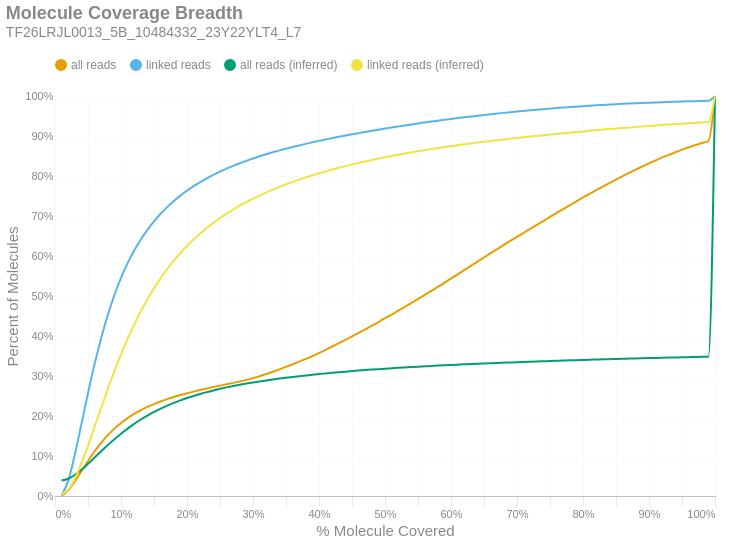

The cell this chart's notebook holds for it:
### Markdown cell above
### Molecule Read Coverage
This chart shows molecule coverage breadth as computed by the number of bases aligned to that molecule. In other words, "*how much of each unique long molecule is actually sequenced/aligned?*" Keep in mind there is a distinction between sequences and alignments, since some sequences belonging to a particular molecule may not align well and wouldn't appear in the alignment data. This chart also shows molecule coverage breadth as computed by the *inferred fragment* from which the aligned sequences originate. Unlike read coverage, this calculation takes into account the total insert size, including unsequenced gaps between the forward and reverse reads. Like the previous figures, these are cumulative percents.

### Code cell
if SKIPLR:
    print_html(f"Skipped")
else:
    binned_df = consolidated_hist(valids['coverage_bp'], mask, 0.01, True)
    binned_df_inf = consolidated_hist(valids['coverage_inserts'], mask, 0.01, True)
    binned_df = binned_df.with_columns(pl.lit(binned_df_inf['all reads (cumsum)']).alias('all reads (inferred)'))
    binned_df = binned_df.with_columns(pl.lit(binned_df_inf['linked reads (cumsum)']).alias('linked reads (inferred)'))
    binned_df = binned_df.with_columns(
        (pl.col('bin').cast(pl.Float64) + 0.01).alias('right_edge')
    )

    with SafeRender(binned_df):
        (
            density_plot(binned_df, 'Molecule Coverage Breadth', samplename, 'molcov', ['all reads (inferred)','linked reads (inferred)'])
            .encode(
                #x=alt.X('bin:Q', title="% Molecule Covered").axis(format = '%').scale(padding=0),
                x=alt.X('right_edge:Q', title="% Molecule Covered").axis(format='%').scale(padding=0),
                y=alt.Y('value:Q', title='Percent of Molecules')
                    .axis(format='%')
                    .stack(False)
                    .scale(domainMin=0, padding=0),
                color=alt.Color("key:N").scale(domain = ["all reads", "linked reads", "all reads (inferred)", "linked reads (inferred)"]),
                tooltip = [
                    alt.Tooltip("key:N", title = "Data Type"),
                    alt.Tooltip("range_label:N", title="% Molecule Covered"),
                    alt.Tooltip("value:Q", format = ".2%", title="% Molecules")
                ]
            )
        ).display()

### Figure 1 — Vega-Lite specification as saved in the notebook (floating-point values rounded to 4 significant figures)
{"width": "container", "height": 400, "config": {"title": {"anchor": "start", "dy": -15, "fontSize": 18, "color": "#888888", "subtitleColor": "#888888", "subtitleFontSize": 14}, "arc": {"fill": "#0072B2"}, "axis": {"domainColor": "#888888", "domainWidth": 0.5, "gridWidth": 0.2, "grid": false, "titleFontWeight": 400, "titleFontSize": 15, "labelFontSize": 11, "labelColor": "#888888", "tickColor": "#888888", "tickWidth": 0.2, "titleColor": "#888888"}, "axisBand": {"grid": false}, "axisX": {"grid": true, "tickSize": 10, "domainCap": "round"}, "axisY": {"domain": false, "grid": true, "tickSize": 0, "domainCap": "round"}, "background": "transparent", "header": {"labelFontSize": 15, "labelColor": "#888888", "titleFontSize": 15, "titleFontWeight": 600, "titleColor": "#888888"}, "legend": {"labelFont": "sans-serif", "labelFontSize": 12, "labelColor": "#888888", "symbolSize": 100, "symbolType": "circle", "titleFontSize": 12, "titlePadding": 10, "titleColor": "#888888", "title": null, "orient": "top"}, "range": {"category": ["#E69F00", "#56B4E9", "#009E73", "#F0E442", "#0072B2", "#D55E00", "#CC79A7", "#000000"], "diverging": ["#cfe8f3", "#a2d4ec", "#73bfe2", "#46abdb", "#1696d2", "#12719e"]}, "area": {"fill": "#0072B2", "fillOpacity": 0.7, "line": true, "strokeOpacity": 0.7}, "line": {"color": "#0072B2", "stroke": "#0072B2", "strokeWidth": 2}, "trail": {"color": "#0072B2", "stroke": "#0072B2", "strokeWidth": 0, "size": 1}, "point": {"filled": true, "fillOpacity": 1.0, "size": 95}, "text": {"color": "#888888", "fontSize": 11, "align": "right", "fontWeight": 400, "size": 11}, "bar": {"fill": "#0072B2", "stroke": null}, "view": {"stroke": null, "continuousWidth": 660, "continuousHeight": 400}}, "data": {"name": "data-e56bae7fecd8886763e77c7f0e35da3c"}, "mark": {"type": "line", "interpolate": "monotone", "point": {"opacity": 0, "size": 275}}, "encoding": {"color": {"field": "key", "scale": {"domain": ["all reads", "linked reads", "all reads (inferred)", "linked reads (inferred)"]}, "type": "nominal"}, "tooltip": [{"field": "key", "title": "Data Type", "type": "nominal"}, {"field": "range_label", "title": "% Molecule Covered", "type": "nominal"}, {"field": "value", "format": ".2%", "title": "% Molecules", "type": "quantitative"}], "x": {"axis": {"format": "%"}, "field": "right_edge", "scale": {"padding": 0}, "title": "% Molecule Covered", "type": "quantitative"}, "y": {"axis": {"format": "%"}, "field": "value", "scale": {"domainMin": 0, "padding": 0}, "stack": false, "title": "Percent of Molecules", "type": "quantitative"}}, "params": [{"name": "param_c36ac31b6afebe62", "select": {"type": "point", "fields": ["key"]}, "bind": "legend"}], "title": {"text": "Molecule Coverage Breadth", "subtitle": "TF26LRJL0013_5B_10484332_23Y22YLT4_L7"}, "transform": [{"fold": ["all reads (cumsum)", "linked reads (cumsum)", "all reads (inferred)", "linked reads (inferred)"]}, {"calculate": "replace(datum.key, ' (cumsum)', '')", "as": "key"}, {"filter": {"param": "param_c36ac31b6afebe62"}}], "usermeta": {"embedOptions": {"downloadFileName": "TF26LRJL0013_5B_10484332_23Y22YLT4_L7.molcov"}}, "$schema": "https://vega.github.io/schema/vega-lite/v6.4.1.json", "datasets": {"data-e56bae7fecd8886763e77c7f0e35da3c": [{"bin": "0.0", "interval": "0.0-0.01", "all reads": 0.001138, "linked reads": 0.002331, "all reads (cumsum)": 0.001138, "linked reads (cumsum)": 0.002331, "range_label": "0.0-0.01", "all reads (inferred)": 0.03879, "linked reads (inferred)": 0.005002, "right_edge": 0.01}, {"bin": "0.01", "interval": "0.01-0.02", "all reads": 0.01287, "linked reads": 0.03557, "all reads (cumsum)": 0.01401, "linked reads (cumsum)": 0.0379, "range_label": "0.01-0.02", "all reads (inferred)": 0.04307, "linked reads (inferred)": 0.0158, "right_edge": 0.02}, {"bin": "0.02", "interval": "0.02-0.03", "all reads": 0.02232, "linked reads": 0.06529, "all reads (cumsum)": 0.03633, "linked reads (cumsum)": 0.1032, "range_label": "0.02-0.03", "all reads (inferred)": 0.05255, "linked reads (inferred)": 0.04298, "right_edge": 0.03}, {"bin": "0.03", "interval": "0.03-0.04", "all reads": 0.02554, "linked reads": 0.07654, "all reads (cumsum)": 0.06187, "linked reads (cumsum)": 0.1797, "range_label": "0.03-0.04", "all reads (inferred)": 0.06548, "linked reads (inferred)": 0.08125, "right_edge": 0.04}, {"bin": "0.04", "interval": "0.04-0.05", "all reads": 0.02565, "linked reads": 0.07742, "all reads (cumsum)": 0.08752, "linked reads (cumsum)": 0.2571, "range_label": "0.04-0.05", "all reads (inferred)": 0.08037, "linked reads (inferred)": 0.1257, "right_edge": 0.05}, {"bin": "0.05", "interval": "0.05-0.06", "all reads": 0.02402, "linked reads": 0.07271, "all reads (cumsum)": 0.1115, "linked reads (cumsum)": 0.3299, "range_label": "0.05-0.06", "all reads (inferred)": 0.09608, "linked reads (inferred)": 0.1729, "right_edge": 0.06}, {"bin": "0.06", "interval": "0.06-0.07", "all reads": 0.02153, "linked reads": 0.06526, "all reads (cumsum)": 0.1331, "linked reads (cumsum)": 0.3951, "range_label": "0.06-0.07", "all reads (inferred)": 0.1119, "linked reads (inferred)": 0.2207, "right_edge": 0.07}, {"bin": "0.07", "interval": "0.07-0.08", "all reads": 0.019, "linked reads": 0.05756, "all reads (cumsum)": 0.1521, "linked reads (cumsum)": 0.4527, "range_label": "0.07-0.08", "all reads (inferred)": 0.1273, "linked reads (inferred)": 0.2674, "right_edge": 0.08}, {"bin": "0.08", "interval": "0.08-0.09", "all reads": 0.01641, "linked reads": 0.04973, "all reads (cumsum)": 0.1685, "linked reads (cumsum)": 0.5024, "range_label": "0.08-0.09", "all reads (inferred)": 0.142, "linked reads (inferred)": 0.312, "right_edge": 0.09}, {"bin": "0.09", "interval": "0.09-0.1", "all reads": 0.01416, "linked reads": 0.04288, "all reads (cumsum)": 0.1826, "linked reads (cumsum)": 0.5453, "range_label": "0.09-0.1", "all reads (inferred)": 0.1558, "linked reads (inferred)": 0.354, "right_edge": 0.1}, {"bin": "0.1", "interval": "0.1-0.11", "all reads": 0.0122, "linked reads": 0.03679, "all reads (cumsum)": 0.1948, "linked reads (cumsum)": 0.5821, "range_label": "0.1-0.11", "all reads (inferred)": 0.1686, "linked reads (inferred)": 0.3929, "right_edge": 0.11}, {"bin": "0.11", "interval": "0.11-0.12", "all reads": 0.01061, "linked reads": 0.03195, "all reads (cumsum)": 0.2054, "linked reads (cumsum)": 0.614, "range_label": "0.11-0.12", "all reads (inferred)": 0.1803, "linked reads (inferred)": 0.4287, "right_edge": 0.12}, {"bin": "0.12", "interval": "0.12-0.13", "all reads": 0.009131, "linked reads": 0.02734, "all reads (cumsum)": 0.2146, "linked reads (cumsum)": 0.6414, "range_label": "0.12-0.13", "all reads (inferred)": 0.1912, "linked reads (inferred)": 0.4617, "right_edge": 0.13}, {"bin": "0.13", "interval": "0.13-0.14", "all reads": 0.008035, "linked reads": 0.02389, "all reads (cumsum)": 0.2226, "linked reads (cumsum)": 0.6653, "range_label": "0.13-0.14", "all reads (inferred)": 0.2011, "linked reads (inferred)": 0.4919, "right_edge": 0.14}, {"bin": "0.14", "interval": "0.14-0.15", "all reads": 0.007181, "linked reads": 0.02125, "all reads (cumsum)": 0.2298, "linked reads (cumsum)": 0.6865, "range_label": "0.14-0.15", "all reads (inferred)": 0.2102, "linked reads (inferred)": 0.5195, "right_edge": 0.15}, {"bin": "0.15", "interval": "0.15-0.16", "all reads": 0.006517, "linked reads": 0.01898, "all reads (cumsum)": 0.2363, "linked reads (cumsum)": 0.7055, "range_label": "0.15-0.16", "all reads (inferred)": 0.2184, "linked reads (inferred)": 0.5445, "right_edge": 0.16}, {"bin": "0.16", "interval": "0.16-0.17", "all reads": 0.005812, "linked reads": 0.01674, "all reads (cumsum)": 0.2421, "linked reads (cumsum)": 0.7222, "range_label": "0.16-0.17", "all reads (inferred)": 0.226, "linked reads (inferred)": 0.5675, "right_edge": 0.17}, {"bin": "0.17", "interval": "0.17-0.18", "all reads": 0.00534, "linked reads": 0.01522, "all reads (cumsum)": 0.2475, "linked reads (cumsum)": 0.7375, "range_label": "0.17-0.18", "all reads (inferred)": 0.2328, "linked reads (inferred)": 0.5884, "right_edge": 0.18}, {"bin": "0.18", "interval": "0.18-0.19", "all reads": 0.004846, "linked reads": 0.01355, "all reads (cumsum)": 0.2523, "linked reads (cumsum)": 0.751, "range_label": "0.18-0.19", "all reads (inferred)": 0.2391, "linked reads (inferred)": 0.6075, "right_edge": 0.19}, {"bin": "0.19", "interval": "0.19-0.2", "all reads": 0.004522, "linked reads": 0.01233, "all reads (cumsum)": 0.2568, "linked reads (cumsum)": 0.7633, "range_label": "0.19-0.2", "all reads (inferred)": 0.2449, "linked reads (inferred)": 0.625, "right_edge": 0.2}, {"bin": "0.2", "interval": "0.2-0.21", "all reads": 0.004182, "linked reads": 0.01128, "all reads (cumsum)": 0.261, "linked reads (cumsum)": 0.7746, "range_label": "0.2-0.21", "all reads (inferred)": 0.2502, "linked reads (inferred)": 0.6411, "right_edge": 0.21}, {"bin": "0.21", "interval": "0.21-0.22", "all reads": 0.003936, "linked reads": 0.01027, "all reads (cumsum)": 0.2649, "linked reads (cumsum)": 0.7849, "range_label": "0.21-0.22", "all reads (inferred)": 0.2551, "linked reads (inferred)": 0.656, "right_edge": 0.22}, {"bin": "0.22", "interval": "0.22-0.23", "all reads": 0.00377, "linked reads": 0.009396, "all reads (cumsum)": 0.2687, "linked reads (cumsum)": 0.7943, "range_label": "0.22-0.23", "all reads (inferred)": 0.2597, "linked reads (inferred)": 0.67, "right_edge": 0.23}, {"bin": "0.23", "interval": "0.23-0.24", "all reads": 0.003677, "linked reads": 0.008678, "all reads (cumsum)": 0.2724, "linked reads (cumsum)": 0.803, "range_label": "0.23-0.24", "all reads (inferred)": 0.2639, "linked reads (inferred)": 0.6828, "right_edge": 0.24}, {"bin": "0.24", "interval": "0.24-0.25", "all reads": 0.003577, "linked reads": 0.008129, "all reads (cumsum)": 0.276, "linked reads (cumsum)": 0.8111, "range_label": "0.24-0.25", "all reads (inferred)": 0.2679, "linked reads (inferred)": 0.6949, "right_edge": 0.25}, {"bin": "0.25", "interval": "0.25-0.26", "all reads": 0.003385, "linked reads": 0.007328, "all reads (cumsum)": 0.2793, "linked reads (cumsum)": 0.8184, "range_label": "0.25-0.26", "all reads (inferred)": 0.2716, "linked reads (inferred)": 0.7061, "right_edge": 0.26}, {"bin": "0.26", "interval": "0.26-0.27", "all reads": 0.003489, "linked reads": 0.006937, "all reads (cumsum)": 0.2828, "linked reads (cumsum)": 0.8254, "range_label": "0.26-0.27", "all reads (inferred)": 0.2749, "linked reads (inferred)": 0.7163, "right_edge": 0.27}, {"bin": "0.27", "interval": "0.27-0.28", "all reads": 0.003591, "linked reads": 0.006499, "all reads (cumsum)": 0.2864, "linked reads (cumsum)": 0.8319, "range_label": "0.27-0.28", "all reads (inferred)": 0.2781, "linked reads (inferred)": 0.7259, "right_edge": 0.28}, {"bin": "0.28", "interval": "0.28-0.29", "all reads": 0.003904, "linked reads": 0.006087, "all reads (cumsum)": 0.2903, "linked reads (cumsum)": 0.8379, "range_label": "0.28-0.29", "all reads (inferred)": 0.281, "linked reads (inferred)": 0.7347, "right_edge": 0.29}, {"bin": "0.29", "interval": "0.29-0.3", "all reads": 0.004365, "linked reads": 0.005853, "all reads (cumsum)": 0.2947, "linked reads (cumsum)": 0.8438, "range_label": "0.29-0.3", "all reads (inferred)": 0.2838, "linked reads (inferred)": 0.7432, "right_edge": 0.3}, {"bin": "0.3", "interval": "0.3-0.31", "all reads": 0.004823, "linked reads": 0.005462, "all reads (cumsum)": 0.2995, "linked reads (cumsum)": 0.8493, "range_label": "0.3-0.31", "all reads (inferred)": 0.2865, "linked reads (inferred)": 0.7511, "right_edge": 0.31}, {"bin": "0.31", "interval": "0.31-0.32", "all reads": 0.005439, "linked reads": 0.005211, "all reads (cumsum)": 0.305, "linked reads (cumsum)": 0.8545, "range_label": "0.31-0.32", "all reads (inferred)": 0.2889, "linked reads (inferred)": 0.7587, "right_edge": 0.32}, {"bin": "0.32", "interval": "0.32-0.33", "all reads": 0.005768, "linked reads": 0.004928, "all reads (cumsum)": 0.3107, "linked reads (cumsum)": 0.8594, "range_label": "0.32-0.33", "all reads (inferred)": 0.2913, "linked reads (inferred)": 0.7658, "right_edge": 0.33}, {"bin": "0.33", "interval": "0.33-0.34", "all reads": 0.0059, "linked reads": 0.004605, "all reads (cumsum)": 0.3166, "linked reads (cumsum)": 0.864, "range_label": "0.33-0.34", "all reads (inferred)": 0.2936, "linked reads (inferred)": 0.7727, "right_edge": 0.34}, {"bin": "0.34", "interval": "0.34-0.35", "all reads": 0.006126, "linked reads": 0.004308, "all reads (cumsum)": 0.3228, "linked reads (cumsum)": 0.8683, "range_label": "0.34-0.35", "all reads (inferred)": 0.2957, "linked reads (inferred)": 0.7792, "right_edge": 0.35}, {"bin": "0.35", "interval": "0.35-0.36", "all reads": 0.006467, "linked reads": 0.00413, "all reads (cumsum)": 0.3292, "linked reads (cumsum)": 0.8724, "range_label": "0.35-0.36", "all reads (inferred)": 0.2978, "linked reads (inferred)": 0.7853, "right_edge": 0.36}, {"bin": "0.36", "interval": "0.36-0.37", "all reads": 0.006573, "linked reads": 0.004014, "all reads (cumsum)": 0.3358, "linked reads (cumsum)": 0.8765, "range_label": "0.36-0.37", "all reads (inferred)": 0.2997, "linked reads (inferred)": 0.7911, "right_edge": 0.37}, {"bin": "0.37", "interval": "0.37-0.38", "all reads": 0.006833, "linked reads": 0.003837, "all reads (cumsum)": 0.3426, "linked reads (cumsum)": 0.8803, "range_label": "0.37-0.38", "all reads (inferred)": 0.3015, "linked reads (inferred)": 0.7965, "right_edge": 0.38}, {"bin": "0.38", "interval": "0.38-0.39", "all reads": 0.007107, "linked reads": 0.003837, "all reads (cumsum)": 0.3497, "linked reads (cumsum)": 0.8841, "range_label": "0.38-0.39", "all reads (inferred)": 0.3032, "linked reads (inferred)": 0.8017, "right_edge": 0.39}, {"bin": "0.39", "interval": "0.39-0.4", "all reads": 0.007705, "linked reads": 0.003653, "all reads (cumsum)": 0.3574, "linked reads (cumsum)": 0.8878, "range_label": "0.39-0.4", "all reads (inferred)": 0.3049, "linked reads (inferred)": 0.8067, "right_edge": 0.4}, {"bin": "0.4", "interval": "0.4-0.41", "all reads": 0.007895, "linked reads": 0.003516, "all reads (cumsum)": 0.3653, "linked reads (cumsum)": 0.8913, "range_label": "0.4-0.41", "all reads (inferred)": 0.3064, "linked reads (inferred)": 0.8114, "right_edge": 0.41}, {"bin": "0.41", "interval": "0.41-0.42", "all reads": 0.00841, "linked reads": 0.003392, "all reads (cumsum)": 0.3737, "linked reads (cumsum)": 0.8947, "range_label": "0.41-0.42", "all reads (inferred)": 0.308, "linked reads (inferred)": 0.8161, "right_edge": 0.42}, {"bin": "0.42", "interval": "0.42-0.43", "all reads": 0.00841, "linked reads": 0.003297, "all reads (cumsum)": 0.3822, "linked reads (cumsum)": 0.898, "range_label": "0.42-0.43", "all reads (inferred)": 0.3094, "linked reads (inferred)": 0.8204, "right_edge": 0.43}, {"bin": "0.43", "interval": "0.43-0.44", "all reads": 0.008352, "linked reads": 0.003082, "all reads (cumsum)": 0.3905, "linked reads (cumsum)": 0.9011, "range_label": "0.43-0.44", "all reads (inferred)": 0.3109, "linked reads (inferred)": 0.8247, "right_edge": 0.44}, {"bin": "0.44", "interval": "0.44-0.45", "all reads": 0.008597, "linked reads": 0.003073, "all reads (cumsum)": 0.3991, "linked reads (cumsum)": 0.9041, "range_label": "0.44-0.45", "all reads (inferred)": 0.3122, "linked reads (inferred)": 0.8287, "right_edge": 0.45}, {"bin": "0.45", "interval": "0.45-0.46", "all reads": 0.008589, "linked reads": 0.003074, "all reads (cumsum)": 0.4077, "linked reads (cumsum)": 0.9072, "range_label": "0.45-0.46", "all reads (inferred)": 0.3135, "linked reads (inferred)": 0.8327, "right_edge": 0.46}, {"bin": "0.46", "interval": "0.46-0.47", "all reads": 0.008746, "linked reads": 0.00292, "all reads (cumsum)": 0.4164, "linked reads (cumsum)": 0.9101, "range_label": "0.46-0.47", "all reads (inferred)": 0.3148, "linked reads (inferred)": 0.8365, "right_edge": 0.47}, {"bin": "0.47", "interval": "0.47-0.48", "all reads": 0.009213, "linked reads": 0.00285, "all reads (cumsum)": 0.4257, "linked reads (cumsum)": 0.913, "range_label": "0.47-0.48", "all reads (inferred)": 0.316, "linked reads (inferred)": 0.8401, "right_edge": 0.48}, {"bin": "0.48", "interval": "0.48-0.49", "all reads": 0.008992, "linked reads": 0.002777, "all reads (cumsum)": 0.4346, "linked reads (cumsum)": 0.9158, "range_label": "0.48-0.49", "all reads (inferred)": 0.3172, "linked reads (inferred)": 0.8436, "right_edge": 0.49}, {"bin": "0.49", "interval": "0.49-0.5", "all reads": 0.009998, "linked reads": 0.002873, "all reads (cumsum)": 0.4446, "linked reads (cumsum)": 0.9186, "range_label": "0.49-0.5", "all reads (inferred)": 0.3183, "linked reads (inferred)": 0.8469, "right_edge": 0.5}, {"bin": "0.5", "interval": "0.5-0.51", "all reads": 0.008771, "linked reads": 0.002599, "all reads (cumsum)": 0.4534, "linked reads (cumsum)": 0.9212, "range_label": "0.5-0.51", "all reads (inferred)": 0.3193, "linked reads (inferred)": 0.85, "right_edge": 0.51}, {"bin": "0.51", "interval": "0.51-0.52", "all reads": 0.009812, "linked reads": 0.002612, "all reads (cumsum)": 0.4632, "linked reads (cumsum)": 0.9238, "range_label": "0.51-0.52", "all reads (inferred)": 0.3203, "linked reads (inferred)": 0.8531, "right_edge": 0.52}, {"bin": "0.52", "interval": "0.52-0.53", "all reads": 0.009608, "linked reads": 0.002576, "all reads (cumsum)": 0.4728, "linked reads (cumsum)": 0.9264, "range_label": "0.52-0.53", "all reads (inferred)": 0.3214, "linked reads (inferred)": 0.8561, "right_edge": 0.53}, {"bin": "0.53", "interval": "0.53-0.54", "all reads": 0.009938, "linked reads": 0.002547, "all reads (cumsum)": 0.4828, "linked reads (cumsum)": 0.929, "range_label": "0.53-0.54", "all reads (inferred)": 0.3224, "linked reads (inferred)": 0.8592, "right_edge": 0.54}, {"bin": "0.54", "interval": "0.54-0.55", "all reads": 0.009821, "linked reads": 0.002488, "all reads (cumsum)": 0.4926, "linked reads (cumsum)": 0.9315, "range_label": "0.54-0.55", "all reads (inferred)": 0.3233, "linked reads (inferred)": 0.862, "right_edge": 0.55}, {"bin": "0.55", "interval": "0.55-0.56", "all reads": 0.01009, "linked reads": 0.002277, "all reads (cumsum)": 0.5027, "linked reads (cumsum)": 0.9337, "range_label": "0.55-0.56", "all reads (inferred)": 0.3242, "linked reads (inferred)": 0.8646, "right_edge": 0.56}, {"bin": "0.56", "interval": "0.56-0.57", "all reads": 0.009924, "linked reads": 0.002318, "all reads (cumsum)": 0.5126, "linked reads (cumsum)": 0.9361, "range_label": "0.56-0.57", "all reads (inferred)": 0.3251, "linked reads (inferred)": 0.8672, "right_edge": 0.57}, {"bin": "0.57", "interval": "0.57-0.58", "all reads": 0.009967, "linked reads": 0.002356, "all reads (cumsum)": 0.5226, "linked reads (cumsum)": 0.9384, "range_label": "0.57-0.58", "all reads (inferred)": 0.326, "linked reads (inferred)": 0.8698, "right_edge": 0.58}, {"bin": "0.58", "interval": "0.58-0.59", "all reads": 0.01031, "linked reads": 0.002242, "all reads (cumsum)": 0.5329, "linked reads (cumsum)": 0.9407, "range_label": "0.58-0.59", "all reads (inferred)": 0.3268, "linked reads (inferred)": 0.8722, "right_edge": 0.59}, {"bin": "0.59", "interval": "0.59-0.6", "all reads": 0.01068, "linked reads": 0.002133, "all reads (cumsum)": 0.5436, "linked reads (cumsum)": 0.9428, "range_label": "0.59-0.6", "all reads (inferred)": 0.3276, "linked reads (inferred)": 0.8746, "right_edge": 0.6}, {"bin": "0.6", "interval": "0.6-0.61", "all reads": 0.01035, "linked reads": 0.001968, "all reads (cumsum)": 0.5539, "linked reads (cumsum)": 0.9448, "range_label": "0.6-0.61", "all reads (inferred)": 0.3284, "linked reads (inferred)": 0.877, "right_edge": 0.61}, {"bin": "0.61", "interval": "0.61-0.62", "all reads": 0.01089, "linked reads": 0.002044, "all reads (cumsum)": 0.5648, "linked reads (cumsum)": 0.9468, "range_label": "0.61-0.62", "all reads (inferred)": 0.3291, "linked reads (inferred)": 0.8792, "right_edge": 0.62}, {"bin": "0.62", "interval": "0.62-0.63", "all reads": 0.01054, "linked reads": 0.001918, "all reads (cumsum)": 0.5753, "linked reads (cumsum)": 0.9487, "range_label": "0.62-0.63", "all reads (inferred)": 0.3299, "linked reads (inferred)": 0.8813, "right_edge": 0.63}, {"bin": "0.63", "interval": "0.63-0.64", "all reads": 0.01055, "linked reads": 0.001896, "all reads (cumsum)": 0.5859, "linked reads (cumsum)": 0.9506, "range_label": "0.63-0.64", "all reads (inferred)": 0.3306, "linked reads (inferred)": 0.8835, "right_edge": 0.64}, {"bin": "0.64", "interval": "0.64-0.65", "all reads": 0.01037, "linked reads": 0.001834, "all reads (cumsum)": 0.5963, "linked reads (cumsum)": 0.9524, "range_label": "0.64-0.65", "all reads (inferred)": 0.3313, "linked reads (inferred)": 0.8855, "right_edge": 0.65}, {"bin": "0.65", "interval": "0.65-0.66", "all reads": 0.01071, "linked reads": 0.001923, "all reads (cumsum)": 0.607, "linked reads (cumsum)": 0.9544, "range_label": "0.65-0.66", "all reads (inferred)": 0.332, "linked reads (inferred)": 0.8875, "right_edge": 0.66}, {"bin": "0.66", "interval": "0.66-0.67", "all reads": 0.01014, "linked reads": 0.00173, "all reads (cumsum)": 0.6171, "linked reads (cumsum)": 0.9561, "range_label": "0.66-0.67", "all reads (inferred)": 0.3326, "linked reads (inferred)": 0.8894, "right_edge": 0.67}, {"bin": "0.67", "interval": "0.67-0.68", "all reads": 0.01055, "linked reads": 0.001721, "all reads (cumsum)": 0.6277, "linked reads (cumsum)": 0.9578, "range_label": "0.67-0.68", "all reads (inferred)": 0.3333, "linked reads (inferred)": 0.8913, "right_edge": 0.68}, {"bin": "0.68", "interval": "0.68-0.69", "all reads": 0.009983, "linked reads": 0.001675, "all reads (cumsum)": 0.6377, "linked reads (cumsum)": 0.9595, "range_label": "0.68-0.69", "all reads (inferred)": 0.3339, "linked reads (inferred)": 0.8932, "right_edge": 0.69}, {"bin": "0.69", "interval": "0.69-0.7", "all reads": 0.01023, "linked reads": 0.001675, "all reads (cumsum)": 0.6479, "linked reads (cumsum)": 0.9612, "range_label": "0.69-0.7", "all reads (inferred)": 0.3345, "linked reads (inferred)": 0.8951, "right_edge": 0.7}, {"bin": "0.7", "interval": "0.7-0.71", "all reads": 0.009959, "linked reads": 0.001514, "all reads (cumsum)": 0.6578, "linked reads (cumsum)": 0.9627, "range_label": "0.7-0.71", "all reads (inferred)": 0.3352, "linked reads (inferred)": 0.8969, "right_edge": 0.71}, {"bin": "0.71", "interval": "0.71-0.72", "all reads": 0.009869, "linked reads": 0.001501, "all reads (cumsum)": 0.6677, "linked reads (cumsum)": 0.9642, "range_label": "0.71-0.72", "all reads (inferred)": 0.3358, "linked reads (inferred)": 0.8986, "right_edge": 0.72}, {"bin": "0.72", "interval": "0.72-0.73", "all reads": 0.01012, "linked reads": 0.001426, "all reads (cumsum)": 0.6778, "linked reads (cumsum)": 0.9656, "range_label": "0.72-0.73", "all reads (inferred)": 0.3363, "linked reads (inferred)": 0.9003, "right_edge": 0.73}, {"bin": "0.73", "interval": "0.73-0.74", "all reads": 0.009861, "linked reads": 0.001444, "all reads (cumsum)": 0.6877, "linked reads (cumsum)": 0.9671, "range_label": "0.73-0.74", "all reads (inferred)": 0.3369, "linked reads (inferred)": 0.902, "right_edge": 0.74}, {"bin": "0.74", "interval": "0.74-0.75", "all reads": 0.01033, "linked reads": 0.001391, "all reads (cumsum)": 0.698, "linked reads (cumsum)": 0.9684, "range_label": "0.74-0.75", "all reads (inferred)": 0.3375, "linked reads (inferred)": 0.9036, "right_edge": 0.75}, {"bin": "0.75", "interval": "0.75-0.76", "all reads": 0.009575, "linked reads": 0.0013, "all reads (cumsum)": 0.7076, "linked reads (cumsum)": 0.9697, "range_label": "0.75-0.76", "all reads (inferred)": 0.338, "linked reads (inferred)": 0.9052, "right_edge": 0.76}, {"bin": "0.76", "interval": "0.76-0.77", "all reads": 0.009842, "linked reads": 0.00121, "all reads (cumsum)": 0.7174, "linked reads (cumsum)": 0.971, "range_label": "0.76-0.77", "all reads (inferred)": 0.3385, "linked reads (inferred)": 0.9068, "right_edge": 0.77}, {"bin": "0.77", "interval": "0.77-0.78", "all reads": 0.009609, "linked reads": 0.001244, "all reads (cumsum)": 0.727, "linked reads (cumsum)": 0.9722, "range_label": "0.77-0.78", "all reads (inferred)": 0.3391, "linked reads (inferred)": 0.9084, "right_edge": 0.78}, {"bin": "0.78", "interval": "0.78-0.79", "all reads": 0.009469, "linked reads": 0.001158, "all reads (cumsum)": 0.7365, "linked reads (cumsum)": 0.9734, "range_label": "0.78-0.79", "all reads (inferred)": 0.3396, "linked reads (inferred)": 0.9099, "right_edge": 0.79}, {"bin": "0.79", "interval": "0.79-0.8", "all reads": 0.009839, "linked reads": 0.001204, "all reads (cumsum)": 0.7464, "linked reads (cumsum)": 0.9746, "range_label": "0.79-0.8", "all reads (inferred)": 0.3401, "linked reads (inferred)": 0.9115, "right_edge": 0.8}, {"bin": "0.8", "interval": "0.8-0.81", "all reads": 0.009038, "linked reads": 0.00105, "all reads (cumsum)": 0.7554, "linked reads (cumsum)": 0.9756, "range_label": "0.8-0.81", "all reads (inferred)": 0.3407, "linked reads (inferred)": 0.9131, "right_edge": 0.81}, {"bin": "0.81", "interval": "0.81-0.82", "all reads": 0.009106, "linked reads": 0.001018, "all reads (cumsum)": 0.7645, "linked reads (cumsum)": 0.9766, "range_label": "0.81-0.82", "all reads (inferred)": 0.3412, "linked reads (inferred)": 0.9145, "right_edge": 0.82}, {"bin": "0.82", "interval": "0.82-0.83", "all reads": 0.009067, "linked reads": 0.000981, "all reads (cumsum)": 0.7736, "linked reads (cumsum)": 0.9776, "range_label": "0.82-0.83", "all reads (inferred)": 0.3417, "linked reads (inferred)": 0.916, "right_edge": 0.83}, {"bin": "0.83", "interval": "0.83-0.84", "all reads": 0.008804, "linked reads": 0.0009485, "all reads (cumsum)": 0.7824, "linked reads (cumsum)": 0.9786, "range_label": "0.83-0.84", "all reads (inferred)": 0.3421, "linked reads (inferred)": 0.9174, "right_edge": 0.84}, {"bin": "0.84", "interval": "0.84-0.85", "all reads": 0.00864, "linked reads": 0.000959, "all reads (cumsum)": 0.791, "linked reads (cumsum)": 0.9795, "range_label": "0.84-0.85", "all reads (inferred)": 0.3426, "linked reads (inferred)": 0.9187, "right_edge": 0.85}, {"bin": "0.85", "interval": "0.85-0.86", "all reads": 0.00852, "linked reads": 0.000872, "all reads (cumsum)": 0.7995, "linked reads (cumsum)": 0.9804, "range_label": "0.85-0.86", "all reads (inferred)": 0.343, "linked reads (inferred)": 0.92, "right_edge": 0.86}, {"bin": "0.86", "interval": "0.86-0.87", "all reads": 0.00818, "linked reads": 0.000808, "all reads (cumsum)": 0.8077, "linked reads (cumsum)": 0.9812, "range_label": "0.86-0.87", "all reads (inferred)": 0.3435, "linked reads (inferred)": 0.9214, "right_edge": 0.87}, {"bin": "0.87", "interval": "0.87-0.88", "all reads": 0.008252, "linked reads": 0.0007703, "all reads (cumsum)": 0.816, "linked reads (cumsum)": 0.982, "range_label": "0.87-0.88", "all reads (inferred)": 0.344, "linked reads (inferred)": 0.9227, "right_edge": 0.88}, {"bin": "0.88", "interval": "0.88-0.89", "all reads": 0.0079, "linked reads": 0.0007305, "all reads (cumsum)": 0.8239, "linked reads (cumsum)": 0.9827, "range_label": "0.88-0.89", "all reads (inferred)": 0.3444, "linked reads (inferred)": 0.924, "right_edge": 0.89}, {"bin": "0.89", "interval": "0.89-0.9", "all reads": 0.007788, "linked reads": 0.0006844, "all reads (cumsum)": 0.8316, "linked reads (cumsum)": 0.9834, "range_label": "0.89-0.9", "all reads (inferred)": 0.3448, "linked reads (inferred)": 0.9252, "right_edge": 0.9}, {"bin": "0.9", "interval": "0.9-0.91", "all reads": 0.007124, "linked reads": 0.0006257, "all reads (cumsum)": 0.8388, "linked reads (cumsum)": 0.984, "range_label": "0.9-0.91", "all reads (inferred)": 0.3452, "linked reads (inferred)": 0.9264, "right_edge": 0.91}, {"bin": "0.91", "interval": "0.91-0.92", "all reads": 0.007828, "linked reads": 0.0005848, "all reads (cumsum)": 0.8466, "linked reads (cumsum)": 0.9846, "range_label": "0.91-0.92", "all reads (inferred)": 0.3456, "linked reads (inferred)": 0.9276, "right_edge": 0.92}, {"bin": "0.92", "interval": "0.92-0.93", "all reads": 0.006209, "linked reads": 0.0005282, "all reads (cumsum)": 0.8528, "linked reads (cumsum)": 0.9851, "range_label": "0.92-0.93", "all reads (inferred)": 0.346, "linked reads (inferred)": 0.9288, "right_edge": 0.93}, {"bin": "0.93", "interval": "0.93-0.94", "all reads": 0.006573, "linked reads": 0.0005418, "all reads (cumsum)": 0.8594, "linked reads (cumsum)": 0.9857, "range_label": "0.93-0.94", "all reads (inferred)": 0.3464, "linked reads (inferred)": 0.9298, "right_edge": 0.94}, {"bin": "0.94", "interval": "0.94-0.95", "all reads": 0.006633, "linked reads": 0.0005083, "all reads (cumsum)": 0.866, "linked reads (cumsum)": 0.9862, "range_label": "0.94-0.95", "all reads (inferred)": 0.3468, "linked reads (inferred)": 0.9308, "right_edge": 0.95}, {"bin": "0.95", "interval": "0.95-0.96", "all reads": 0.005363, "linked reads": 0.0004622, "all reads (cumsum)": 0.8714, "linked reads (cumsum)": 0.9866, "range_label": "0.95-0.96", "all reads (inferred)": 0.3471, "linked reads (inferred)": 0.9319, "right_edge": 0.96}, {"bin": "0.96", "interval": "0.96-0.97", "all reads": 0.005727, "linked reads": 0.0004161, "all reads (cumsum)": 0.8771, "linked reads (cumsum)": 0.987, "range_label": "0.96-0.97", "all reads (inferred)": 0.3475, "linked reads (inferred)": 0.933, "right_edge": 0.97}, {"bin": "0.97", "interval": "0.97-0.98", "all reads": 0.005377, "linked reads": 0.0004171, "all reads (cumsum)": 0.8825, "linked reads (cumsum)": 0.9875, "range_label": "0.97-0.98", "all reads (inferred)": 0.3479, "linked reads (inferred)": 0.934, "right_edge": 0.98}, {"bin": "0.98", "interval": "0.98-0.99", "all reads": 0.004777, "linked reads": 0.0004003, "all reads (cumsum)": 0.8873, "linked reads (cumsum)": 0.9879, "range_label": "0.98-0.99", "all reads (inferred)": 0.3483, "linked reads (inferred)": 0.935, "right_edge": 0.99}, {"bin": "0.99", "interval": "0.99-1.0", "all reads": 0.1127, "linked reads": 0.01213, "all reads (cumsum)": 1.0, "linked reads (cumsum)": 1.0, "range_label": "0.99-1.0", "all reads (inferred)": 1.0, "linked reads (inferred)": 1.0, "right_edge": 1.0}]}}
